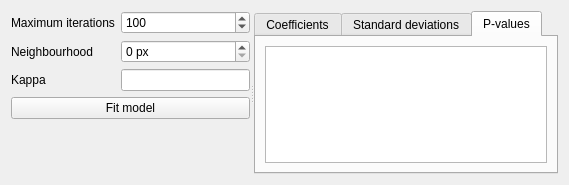
<?xml version="1.0" encoding="UTF-8"?>
<ui version="4.0">
 <class>Widget</class>
 <widget class="QWidget" name="Widget">
  <property name="geometry">
   <rect>
    <x>0</x>
    <y>0</y>
    <width>569</width>
    <height>185</height>
   </rect>
  </property>
  <property name="windowTitle">
   <string/>
  </property>
  <layout class="QVBoxLayout" name="verticalLayout">
   <item>
    <widget class="QSplitter" name="splitter">
     <property name="orientation">
      <enum>Qt::Horizontal</enum>
     </property>
     <widget class="QWidget" name="layoutWidget">
      <layout class="QGridLayout" name="gridLayout">
       <item row="1" column="0">
        <widget class="QLabel" name="label">
         <property name="text">
          <string>Neighbourhood</string>
         </property>
        </widget>
       </item>
       <item row="2" column="0">
        <widget class="QLabel" name="label_2">
         <property name="text">
          <string>Kappa</string>
         </property>
        </widget>
       </item>
       <item row="2" column="1">
        <widget class="QLineEdit" name="leKappa"/>
       </item>
       <item row="1" column="1">
        <widget class="QSpinBox" name="spnNeighbourhood">
         <property name="suffix">
          <string> px</string>
         </property>
        </widget>
       </item>
       <item row="3" column="0" colspan="2">
        <widget class="QPushButton" name="btnFitModel">
         <property name="text">
          <string>Fit model</string>
         </property>
        </widget>
       </item>
       <item row="4" column="0" colspan="2">
        <spacer name="verticalSpacer">
         <property name="orientation">
          <enum>Qt::Vertical</enum>
         </property>
         <property name="sizeHint" stdset="0">
          <size>
           <width>20</width>
           <height>40</height>
          </size>
         </property>
        </spacer>
       </item>
       <item row="0" column="1">
        <widget class="QSpinBox" name="spnMaxIterations">
         <property name="minimum">
          <number>1</number>
         </property>
         <property name="maximum">
          <number>10000</number>
         </property>
         <property name="singleStep">
          <number>10</number>
         </property>
         <property name="value">
          <number>100</number>
         </property>
        </widget>
       </item>
       <item row="0" column="0">
        <widget class="QLabel" name="label_3">
         <property name="text">
          <string>Maximum iterations</string>
         </property>
        </widget>
       </item>
      </layout>
     </widget>
     <widget class="QTabWidget" name="tabLRResults">
      <property name="currentIndex">
       <number>2</number>
      </property>
      <widget class="QWidget" name="tab">
       <attribute name="title">
        <string>Coefficients</string>
       </attribute>
       <layout class="QHBoxLayout" name="horizontalLayout">
        <item>
         <widget class="MolusceTableWidget" name="tblCoefficients"/>
        </item>
       </layout>
      </widget>
      <widget class="QWidget" name="tab_2">
       <attribute name="title">
        <string>Standard deviations</string>
       </attribute>
       <layout class="QVBoxLayout" name="verticalLayout_2">
        <item>
         <widget class="MolusceTableWidget" name="tblStdDev"/>
        </item>
       </layout>
      </widget>
      <widget class="QWidget" name="tab_3">
       <attribute name="title">
        <string>P-values</string>
       </attribute>
       <layout class="QVBoxLayout" name="verticalLayout_3">
        <item>
         <widget class="MolusceTableWidget" name="tblPValues"/>
        </item>
       </layout>
      </widget>
     </widget>
    </widget>
   </item>
  </layout>
 </widget>
 <customwidgets>
  <customwidget>
   <class>MolusceTableWidget</class>
   <extends>QTableWidget</extends>
   <header>molusce.moluscetablewidget</header>
  </customwidget>
 </customwidgets>
 <resources/>
 <connections/>
</ui>
